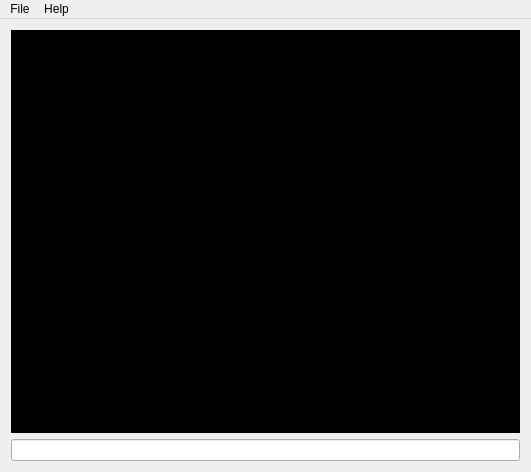
<?xml version="1.0" encoding="UTF-8"?>
<ui version="4.0">
 <class>MainWindow</class>
 <widget class="QMainWindow" name="MainWindow">
  <property name="geometry">
   <rect>
    <x>0</x>
    <y>0</y>
    <width>531</width>
    <height>472</height>
   </rect>
  </property>
  <property name="windowTitle">
   <string>Inverted Index v1.0</string>
  </property>
  <widget class="QWidget" name="centralWidget">
   <property name="autoFillBackground">
    <bool>false</bool>
   </property>
   <layout class="QVBoxLayout" name="verticalLayout_2">
    <item>
     <layout class="QVBoxLayout" name="verticalLayout">
      <item>
       <widget class="QTextEdit" name="cmdLog">
        <property name="autoFillBackground">
         <bool>false</bool>
        </property>
        <property name="styleSheet">
         <string notr="true">background-color:black;
color:rgb(85, 255, 0);
font: 10pt &quot;Consolas&quot;;</string>
        </property>
        <property name="lineWidth">
         <number>1</number>
        </property>
        <property name="readOnly">
         <bool>true</bool>
        </property>
        <property name="html">
         <string>&lt;!DOCTYPE HTML PUBLIC &quot;-//W3C//DTD HTML 4.0//EN&quot; &quot;http://www.w3.org/TR/REC-html40/strict.dtd&quot;&gt;
&lt;html&gt;&lt;head&gt;&lt;meta name=&quot;qrichtext&quot; content=&quot;1&quot; /&gt;&lt;style type=&quot;text/css&quot;&gt;
p, li { white-space: pre-wrap; }
&lt;/style&gt;&lt;/head&gt;&lt;body style=&quot; font-family:'Consolas'; font-size:10pt; font-weight:400; font-style:normal;&quot;&gt;
&lt;p style=&quot;-qt-paragraph-type:empty; margin-top:0px; margin-bottom:0px; margin-left:0px; margin-right:0px; -qt-block-indent:0; text-indent:0px;&quot;&gt;&lt;br /&gt;&lt;/p&gt;&lt;/body&gt;&lt;/html&gt;</string>
        </property>
       </widget>
      </item>
      <item>
       <widget class="QLineEdit" name="cmdText"/>
      </item>
     </layout>
    </item>
   </layout>
  </widget>
  <widget class="QMenuBar" name="menuBar">
   <property name="geometry">
    <rect>
     <x>0</x>
     <y>0</y>
     <width>531</width>
     <height>21</height>
    </rect>
   </property>
   <widget class="QMenu" name="menuFile">
    <property name="title">
     <string>File</string>
    </property>
    <addaction name="actionSet_Directory"/>
    <addaction name="actionExit"/>
   </widget>
   <widget class="QMenu" name="menuHelp">
    <property name="title">
     <string>Help</string>
    </property>
    <addaction name="actionAbout"/>
   </widget>
   <addaction name="menuFile"/>
   <addaction name="menuHelp"/>
  </widget>
  <action name="actionSet_Directory">
   <property name="text">
    <string>Set Directory ...</string>
   </property>
  </action>
  <action name="actionExit">
   <property name="text">
    <string>Exit</string>
   </property>
  </action>
  <action name="actionAbout">
   <property name="text">
    <string>About</string>
   </property>
  </action>
 </widget>
 <layoutdefault spacing="6" margin="11"/>
 <resources/>
 <connections/>
</ui>
